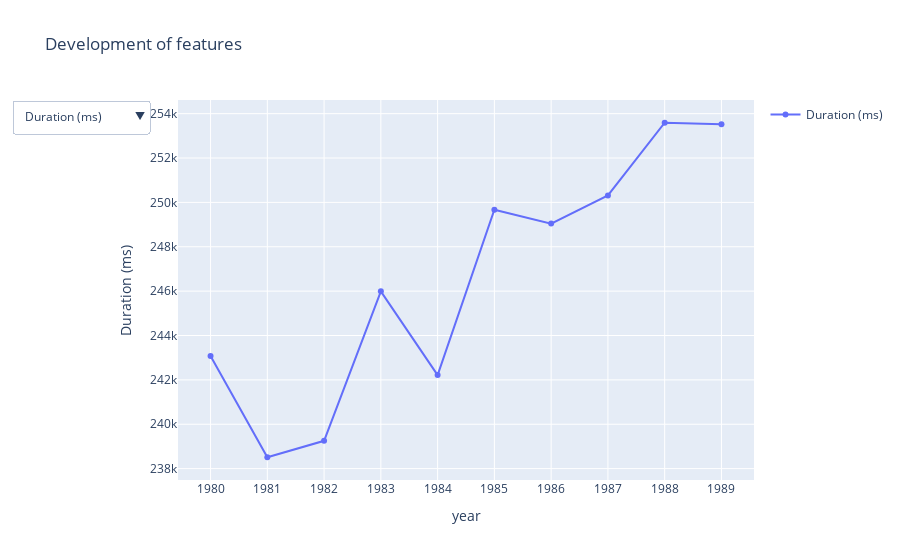

Notebook code for this chart:
### Code cell
# Create the initial scatter plot
fig = go.Figure()

fig.add_trace(go.Scatter(
    x=songs_per_year['year'],
    y=songs_per_year['duration_ms'],
    #mode='markers',
    name='Duration (ms)'
))

fig.add_trace(go.Scatter(
    x=songs_per_year_month['year_month'],
    y=songs_per_year['duration_ms'],
    mode='markers',
    name='Duration (ms) - markers'
))

# Define the dropdown menu options
dropdown_options = [
    {'label': 'Duration (ms)', 'value': 'duration_ms'},
    {'label': 'Popularity', 'value': 'popularity'},
    {'label': 'Danceability', 'value': 'danceability'},
    {'label': 'Energy', 'value': 'energy'},
    {'label': 'Key', 'value': 'key'},
    {'label': 'Loudness', 'value': 'loudness'},
    {'label': 'Mode', 'value': 'mode'},
    {'label': 'Speechiness', 'value': 'speechiness'},
    {'label': 'Acousticness', 'value': 'acousticness'},
    {'label': 'Instrumentalness', 'value': 'instrumentalness'},
    {'label': 'Liveness', 'value': 'liveness'},
    {'label': 'Valence', 'value': 'valence'},
    {'label': 'Tempo', 'value': 'tempo'},
    {'label': 'Time Signature', 'value': 'time_signature'},
    {'label': 'Count', 'value': 'count'},
    {'label': 'Duration (min)', 'value': 'duration_min'}
]

# Create the dropdown menu
dropdown_menu = go.layout.Updatemenu(
    buttons=list([
        dict(
            args=[
                {'y': [songs_per_year[option['value']]]}, 
                {'yaxis': {'title': option['label'].capitalize()}}
            ],
            label=option['label'],
            method='update'
        )
        for option in dropdown_options
    ]),
    direction='down',
    showactive=True,
)

# Update the layout with dropdown menu and initial y-axis title
fig.update_layout(
    height = 800,
    updatemenus=[dropdown_menu],
    yaxis_title='Duration (ms)',
    xaxis_title='year',
    title='Development of features',
    showlegend=True
)

fig.show()

### Figure 1 — Plotly figure (JSON) as saved in the notebook; plotly's stock layout.template omitted (floating-point values rounded to 4 significant figures)
{"data": [{"name": "Duration (ms)", "type": "scatter", "x": ["1980", "1981", "1982", "1983", "1984", "1985", "1986", "1987", "1988", "1989"], "y": [243100.0, 238500.0, 239300.0, 246000.0, 242200.0, 249700.0, 249000.0, 250300.0, 253600.0, 253500.0]}], "layout": {"autosize": true, "showlegend": true, "title": {"text": "Development of features"}, "updatemenus": [{"buttons": [{"args": [{"y": [[243100.0, 238500.0, 239300.0, 246000.0, 242200.0, 249700.0, 249000.0, 250300.0, 253600.0, 253500.0]]}, {"yaxis": {"title": "Duration (ms)"}}], "label": "Duration (ms)", "method": "update"}, {"args": [{"y": [[7.937, 8.046, 8.038, 8.095, 8.453, 8.251, 8.073, 8.014, 7.559, 7.449]]}, {"yaxis": {"title": "Popularity"}}], "label": "Popularity", "method": "update"}, {"args": [{"y": [[0.5198, 0.5222, 0.529, 0.5177, 0.5197, 0.5134, 0.5021, 0.5, 0.5008, 0.5022]]}, {"yaxis": {"title": "Danceability"}}], "label": "Danceability", "method": "update"}, {"args": [{"y": [[0.5372, 0.5402, 0.5421, 0.5262, 0.5407, 0.5342, 0.5328, 0.5285, 0.5164, 0.505]]}, {"yaxis": {"title": "Energy"}}], "label": "Energy", "method": "update"}, {"args": [{"y": [[5.143, 5.189, 5.228, 5.208, 5.245, 5.199, 5.221, 5.237, 5.211, 5.244]]}, {"yaxis": {"title": "Key"}}], "label": "Key", "method": "update"}, {"args": [{"y": [[-11.29, -11.49, -11.5, -12.01, -11.83, -12.07, -12.35, -12.6, -12.95, -13.17]]}, {"yaxis": {"title": "Loudness"}}], "label": "Loudness", "method": "update"}, {"args": [{"y": [[0.7007, 0.696, 0.6901, 0.6804, 0.6669, 0.6767, 0.6778, 0.6859, 0.682, 0.6886]]}, {"yaxis": {"title": "Mode"}}], "label": "Mode", "method": "update"}, {"args": [{"y": [[0.06599, 0.06932, 0.08213, 0.06676, 0.06519, 0.06203, 0.06419, 0.06409, 0.06488, 0.06887]]}, {"yaxis": {"title": "Speechiness"}}], "label": "Speechiness", "method": "update"}, {"args": [{"y": [[0.4463, 0.4356, 0.4325, 0.4387, 0.4274, 0.4403, 0.4392, 0.4428, 0.4516, 0.4616]]}, {"yaxis": {"title": "Acousticness"}}], "label": "Acousticness", "method": "update"}, {"args": [{"y": [[0.1283, 0.1386, 0.1323, 0.155, 0.1493, 0.1544, 0.1655, 0.1688, 0.1937, 0.178]]}, {"yaxis": {"title": "Instrumentalness"}}], "label": "Instrumentalness", "method": "update"}, {"args": [{"y": [[0.2264, 0.2275, 0.2257, 0.2219, 0.2254, 0.2212, 0.218, 0.2166, 0.2192, 0.2169]]}, {"yaxis": {"title": "Liveness"}}], "label": "Liveness", "method": "update"}, {"args": [{"y": [[0.5792, 0.575, 0.5721, 0.5566, 0.55, 0.5474, 0.5304, 0.5217, 0.5279, 0.5204]]}, {"yaxis": {"title": "Valence"}}], "label": "Valence", "method": "update"}, {"args": [{"y": [[120.5, 121.0, 120.6, 119.9, 120.3, 119.4, 119.2, 119.0, 118.2, 118.0]]}, {"yaxis": {"title": "Tempo"}}], "label": "Tempo", "method": "update"}, {"args": [{"y": [[3.86, 3.861, 3.863, 3.862, 3.874, 3.867, 3.862, 3.858, 3.852, 3.847]]}, {"yaxis": {"title": "Time signature"}}], "label": "Time Signature", "method": "update"}, {"args": [{"y": [[27902, 25980, 25373, 26991, 29159, 28995, 30339, 35172, 40995, 45584]]}, {"yaxis": {"title": "Count"}}], "label": "Count", "method": "update"}, {"args": [{"y": [[4.051, 3.975, 3.988, 4.1, 4.037, 4.161, 4.151, 4.172, 4.227, 4.225]]}, {"yaxis": {"title": "Duration (min)"}}], "label": "Duration (min)", "method": "update"}], "direction": "down", "showactive": true}], "xaxis": {"autorange": true, "range": [-0.5474, 9.547], "title": {"text": "year"}, "type": "category"}, "yaxis": {"autorange": true, "range": [237600.0, 254500.0], "title": {"text": "Duration (ms)"}, "type": "linear"}}}
